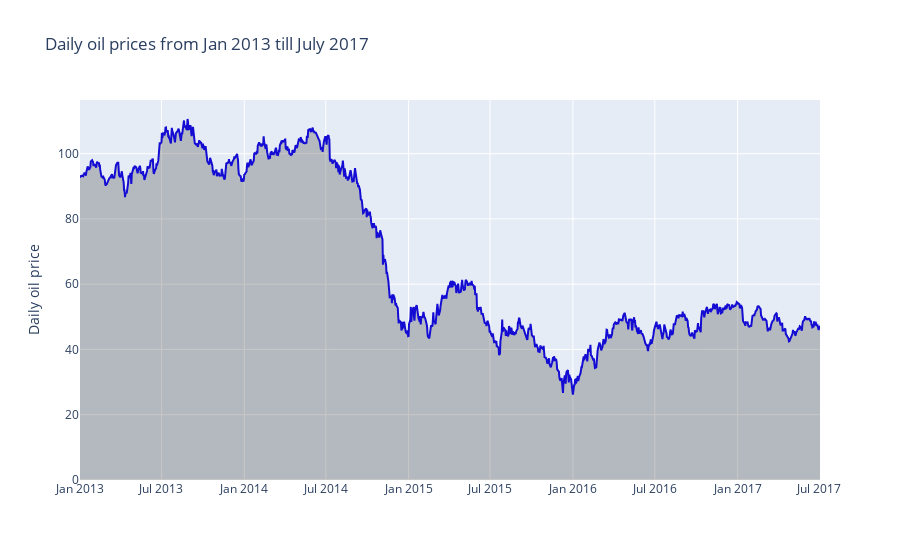

Write notebook code for a chart like this one.
### Code cell
## Scatter plot 
trace = go.Scatter(name="Oil prices",
                  x= oil['date'],
                  y=oil['dcoilwtico'].dropna(),
                  mode='lines',
                  line=dict(color='rgb(20, 12, 210, 0.8)'),
                  fillcolor='rgba(68, 68,68, 0.3)',
                  fill='tonexty')
data = [trace]
layout = go.Layout(yaxis=dict(title='Daily oil price'),
                  title='Daily oil prices from Jan 2013 till July 2017',
                  showlegend = False)
fig = go.Figure(data=data, layout=layout)
py.iplot(fig, filename='pandas-time-series-error-bars')

### Figure 1 — Plotly figure (JSON) as saved in the notebook; plotly's stock layout.template omitted (floating-point values rounded to 4 significant figures; data arrays with more than 128 entries replaced by an {"elided": "..."} marker saying what was removed)
{"data": [{"fill": "tonexty", "fillcolor": "rgba(68, 68,68, 0.3)", "line": {"color": "rgb(20, 12, 210, 0.8)"}, "mode": "lines", "name": "Oil prices", "type": "scatter", "x": {"elided": "1218 str values"}, "y": {"elided": "1175 float values"}}], "layout": {"showlegend": false, "title": {"text": "Daily oil prices from Jan 2013 till July 2017"}, "yaxis": {"title": {"text": "Daily oil price"}}}}
